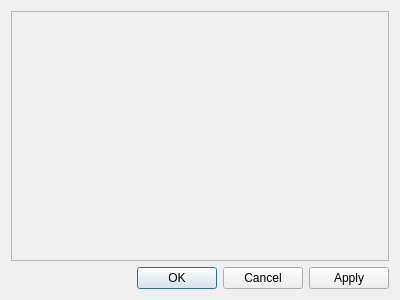
<?xml version="1.0" encoding="UTF-8"?>
<ui version="4.0">
 <class>Dialog</class>
 <widget class="QDialog" name="Dialog">
  <property name="geometry">
   <rect>
    <x>0</x>
    <y>0</y>
    <width>400</width>
    <height>300</height>
   </rect>
  </property>
  <property name="windowTitle">
   <string>Dialog</string>
  </property>
  <layout class="QGridLayout" name="gridLayout">
   <item row="1" column="0">
    <widget class="QDialogButtonBox" name="buttonBox">
     <property name="orientation">
      <enum>Qt::Horizontal</enum>
     </property>
     <property name="standardButtons">
      <set>QDialogButtonBox::Apply|QDialogButtonBox::Cancel|QDialogButtonBox::Ok</set>
     </property>
    </widget>
   </item>
   <item row="0" column="0">
    <widget class="QScrollArea" name="trace_selection_scrollArea">
     <property name="widgetResizable">
      <bool>true</bool>
     </property>
     <widget class="QWidget" name="scrollAreaWidgetContents_2">
      <property name="geometry">
       <rect>
        <x>0</x>
        <y>0</y>
        <width>380</width>
        <height>251</height>
       </rect>
      </property>
     </widget>
    </widget>
   </item>
  </layout>
 </widget>
 <resources/>
 <connections>
  <connection>
   <sender>buttonBox</sender>
   <signal>accepted()</signal>
   <receiver>Dialog</receiver>
   <slot>accept()</slot>
   <hints>
    <hint type="sourcelabel">
     <x>248</x>
     <y>254</y>
    </hint>
    <hint type="destinationlabel">
     <x>157</x>
     <y>274</y>
    </hint>
   </hints>
  </connection>
  <connection>
   <sender>buttonBox</sender>
   <signal>rejected()</signal>
   <receiver>Dialog</receiver>
   <slot>reject()</slot>
   <hints>
    <hint type="sourcelabel">
     <x>316</x>
     <y>260</y>
    </hint>
    <hint type="destinationlabel">
     <x>286</x>
     <y>274</y>
    </hint>
   </hints>
  </connection>
 </connections>
</ui>
